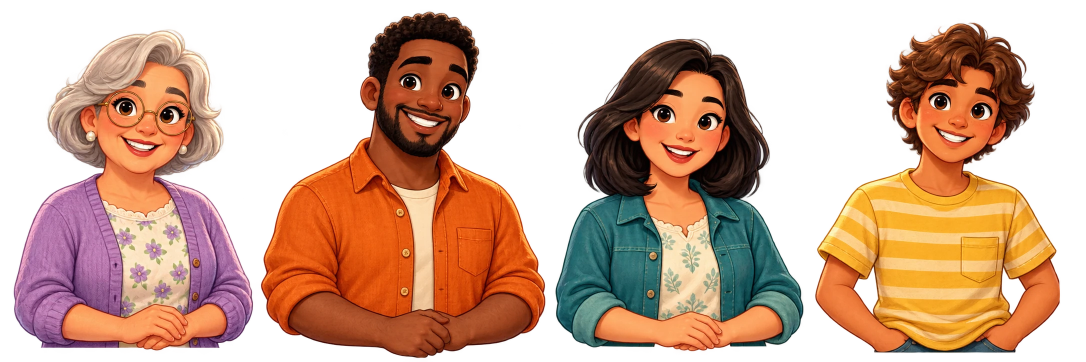
#> input picture assets/farmers-market/customers.webp, 2172 x 724 px (shown at 1/2 size); its folder holds 4 pictures in this run
$ python build_customer_clips.py
#> lines starting #> are read from the running program, lines starting #| are printed output that depends on the picture; after the words box and inside, x2 and y2 are one past the last pixel; in counts of white or black regions, pixels touching at a corner belong together
# Analyze atlas alpha to describe SVG clipping geometry; never writes raster art.
from PIL import Image
from scipy import ndimage as nd
import numpy as np,json
from pathlib import Path
root=Path(__file__).resolve().parents[1]
def simplify(points,tolerance=.85):
 if len(points)<=2:return points
 start,end=np.array(points[0]),np.array(points[-1]);direction=end-start
 delta=np.array(points)-start
 distance=np.linalg.norm(delta,axis=1) if not np.any(direction) else np.abs(direction[0]*delta[:,1]-direction[1]*delta[:,0])/np.linalg.norm(direction)
 at=int(np.argmax(distance))
 if distance[at]<=tolerance:return [points[0],points[-1]]
 return simplify(points[:at+1],tolerance)[:-1]+simplify(points[at:],tolerance)
result={}
for atlas in ['customers','customers-expanded']:
 im=np.array(Image.open(root/f'assets/farmers-market/{atlas}.webp'))
#> im is the input picture: shape (724, 2172, 4); mean R, G, B, A 101.6, 64, 43.2, 139.9
 frames=([[12,0,505,724],[522,0,575,724],[1100,0,520,724],[1630,0,542,724]] if atlas=='customers' else [[i%6*209,[0,330,642,951][i//6],209,[329,310,309,303][i//6]] for i in range(24)])
 profiles=[]
 for i,(x,y,w,h) in enumerate(frames):
  alpha=im[y:y+h,x:x+w,3].copy()
  # Three figures touch an adjacent person's pixels at the cell edge. These
  # reviewed seams follow clothing boundaries; alpha connectivity alone cannot
  # distinguish the people where their sleeves meet in the source atlas.
  seams={6:('right',[(0,209),(200,205),(215,201),(230,200),(245,199),(275,200),(309,200)]),
         8:('left',[(0,0),(230,4),(240,4),(250,8),(260,11),(275,20),(290,23),(309,25)]),
         18:('right',[(0,209),(160,190),(185,188),(200,191),(215,193),(230,194),(245,193),(260,197),(275,199),(290,192),(302,192)])}
  seam=seams.get(i) if atlas=='customers-expanded' else None
  allowed=np.ones(alpha.shape,dtype=bool)
  if seam:
   side,points=seam
   edge=np.interp(np.arange(h),*[np.array(points)[:,j] for j in [0,1]])
   allowed=np.arange(w)[None,:] >= edge[:,None] if side=='left' else np.arange(w)[None,:] < edge[:,None]
   alpha[~allowed]=0
  core=nd.binary_opening(alpha>100,iterations=2)
  labels,n=nd.label(core);counts=np.bincount(labels.ravel());counts[0]=0
  core=labels==np.argmax(counts)
  # Fill transparent holes for geometry only; original image alpha retains them.
  core=nd.binary_fill_holes(core)
  core=nd.binary_dilation(core,iterations=2) & allowed
  points=[];left=[];right=[]
  for yy in range(h):
   xs=np.flatnonzero(core[yy]);
   if len(xs):left.append((int(xs[0])+x,yy+y));right.append((int(xs[-1])+x+1,yy+y))
  # Simplify reviewed row envelopes to sub-pixel source-space tolerance.
  points=simplify(left)+simplify(right[::-1])
  profiles.append({'bounds':[x,y,w,h],'outline':points})
#> this loop made 4 passes
#> n on passes 1 to 4: 2, 1, 2, 1
#> pass 1, `alpha=im[y:y+h,x:x+w,3].copy()`:
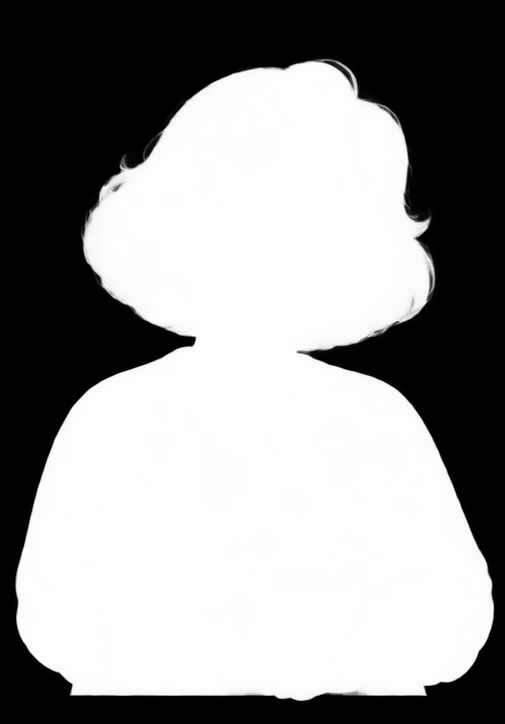
#> alpha: shape (724, 505); min 0, max 255, mean 146.9
#> pass 1, `core=nd.binary_opening(alpha>100,iterations=2)`:
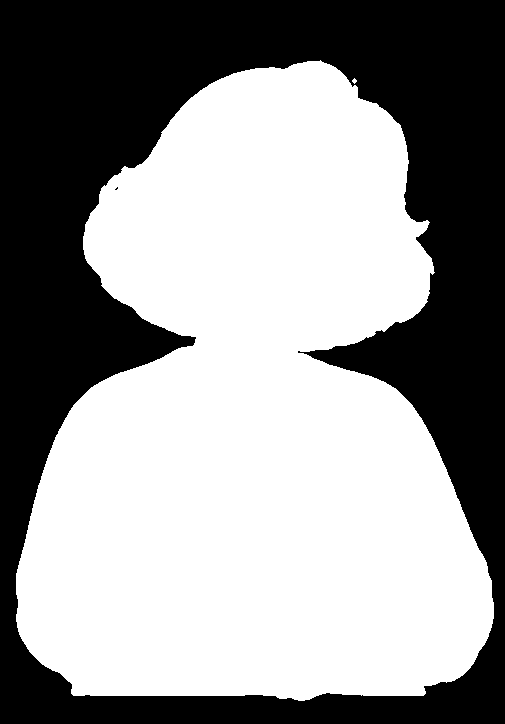
#> core: shape (724, 505) bool; 58.3% white; 2 black regions (1 under 20 px), largest, box (x1, y1, x2, y2) and area: (0, 0, 505, 724) 152540
#> pass 1, `labels, n = nd.label(core)`:
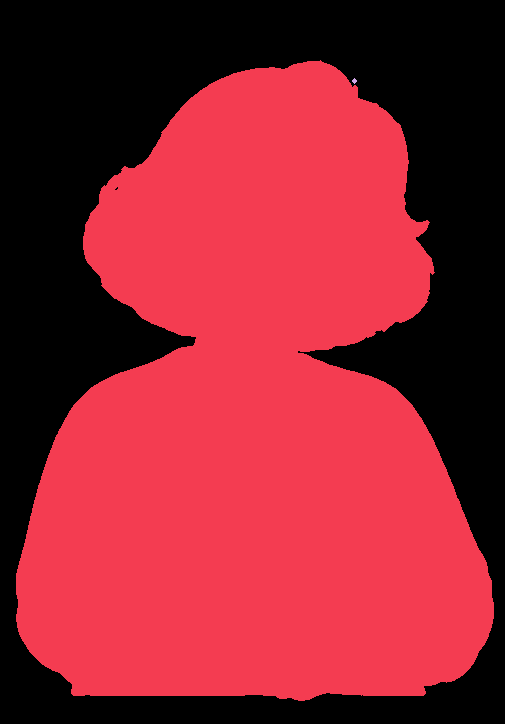
#> labels: shape (724, 505) int32; 3 distinct labels, from 0 to 2; one colour per label, 0 black
#> after the loop:
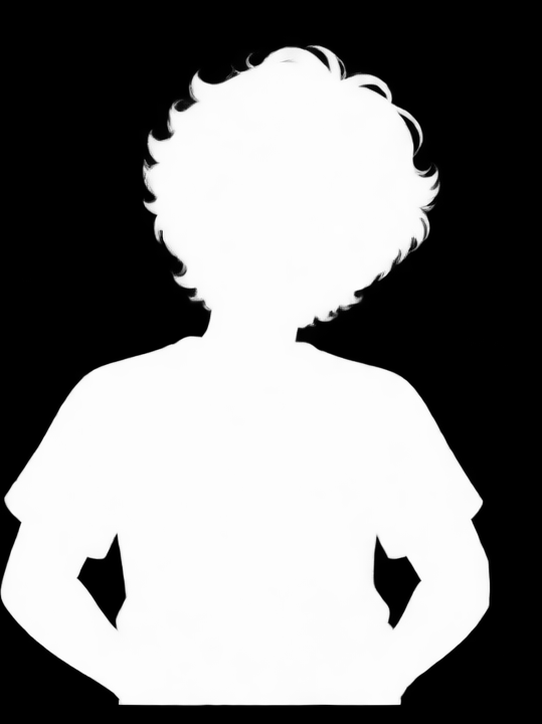
#> alpha: shape (724, 542); min 0, max 255, mean 129.8
#> after the loop:
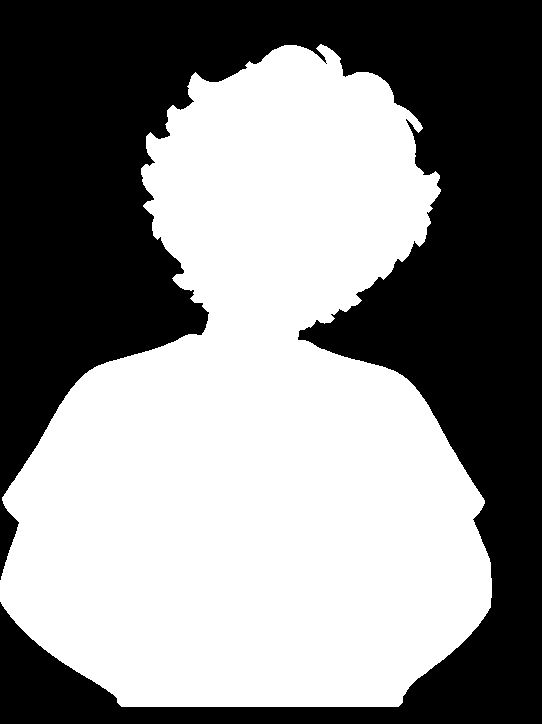
#> core: shape (724, 542) bool; 53.7% white; 1 black region, box (x1, y1, x2, y2) and area: (0, 0, 542, 724) 181549
#> after the loop, profiles = 4 items
 result[atlas]=profiles
#> pass 2 of the loop `for atlas in ['customers','customers-expanded']:`:
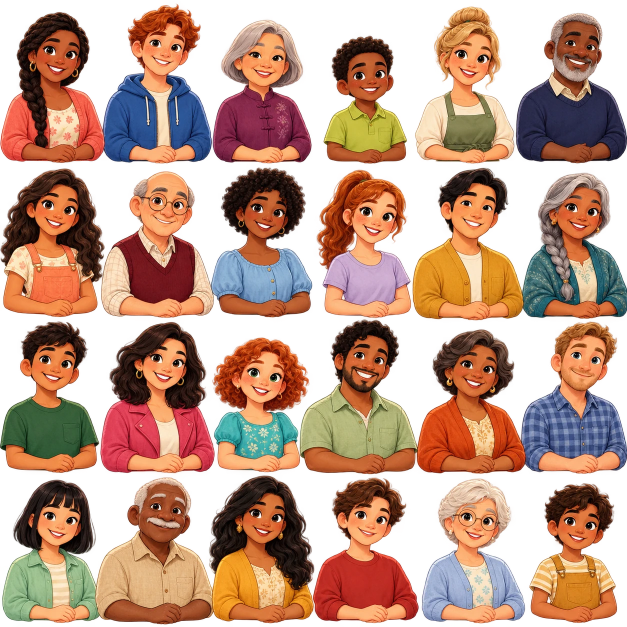
#> input picture assets/farmers-market/customers-expanded.webp, 1254 x 1254 px (shown at 1/2 size)
#> im is the input picture: shape (1254, 1254, 4); mean R, G, B, A 122.3, 79.6, 58.6, 163.3
#> frames = 24 items, first 6: [0, 0, 209, 329], [209, 0, 209, 329], [418, 0, 209, 329], [627, 0, 209, 329], [836, 0, 209, 329], [1045, 0, 209, 329]
#> the loop `for i,(x,y,w,h) in enumerate(frames):` made 24 passes
#> (x, y, h) on passes 3 to 10: (418, 0, 329), (627, 0, 329), (836, 0, 329), (1045, 0, 329), (0, 330, 310), (209, 330, 310), (418, 330, 310), (627, 330, 310)
#> pass 1, `core=nd.binary_opening(alpha>100,iterations=2)`:
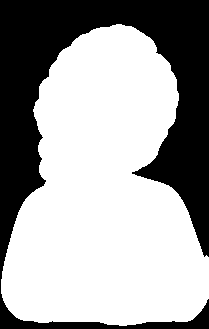
#> core: shape (329, 209) bool; 63.9% white; 1 black region, box (x1, y1, x2, y2) and area: (0, 0, 209, 329) 24810
#> after the loop `for i,(x,y,w,h) in enumerate(frames):`:
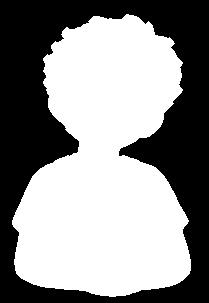
#> core: shape (303, 209) bool; 55.9% white; 1 black region, box (x1, y1, x2, y2) and area: (0, 0, 209, 303) 27934
data=json.dumps(result,separators=(',',':'))
(root/'src/customer-portraits.js').write_text("""/* Source-space silhouette clips remove neighboring atlas fragments without
 changing original portrait pixels, character identity or transaction state.
 Regenerate with tools/build_customer_clips.py; review the browser contact sheet. */
(function(root){
 const atlases = """+data+""";
 function forProfile(profile, fallback=0) {
  const expanded=Number.isInteger(profile?.portrait), key=expanded?'customers-expanded':'customers',
   index=expanded?profile.portrait:(profile?.legacyPortrait ?? fallback),
   frame=atlases[key][index];
  return {...frame,atlas:key,index,width:expanded?1254:2172,height:expanded?1254:724,
   maskId:'market-customer-mask-'+key+'-'+index};
 }
 const api={atlases,forProfile};
 if(typeof module!=='undefined')module.exports=api;
 root.MarketPortraits=api;
})(typeof globalThis!=='undefined'?globalThis:this);
""")
